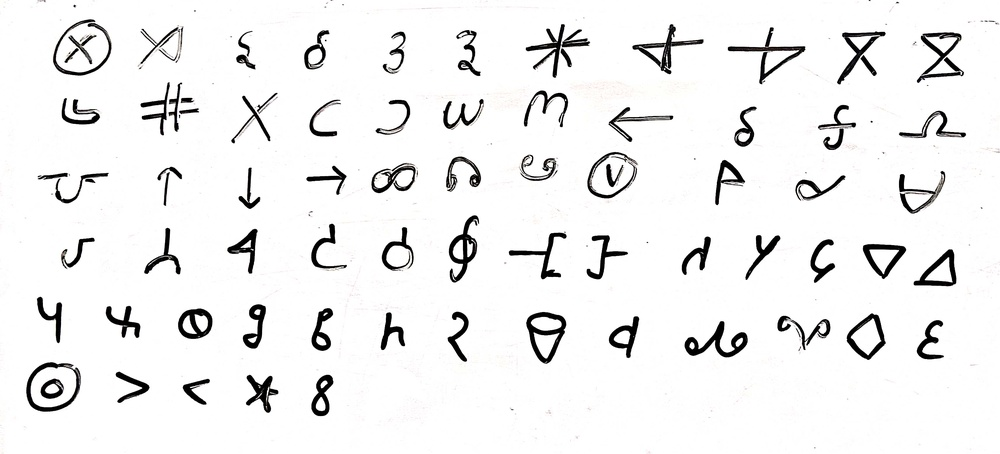
#> input picture images/alpha1.jpeg, 1000 x 454 px, shrunk from 3426 x 1554 before the run, found by its file name
$ python scratch.py
#> lines starting #> are read from the running program, lines starting #| are printed output that depends on the picture; after the words box and inside, x2 and y2 are one past the last pixel; in counts of white or black regions, pixels touching at a corner belong together
from PIL import Image
import numpy as np

# Read the JPEG image
img_path = "C:\\Users\\amans\\OneDrive\\Desktop\\stat_project\\images\\alpha1.jpeg"
img = Image.open(img_path)
#> img is the input picture: PIL image 1000x454 RGB; mean R, G, B 239.6, 239.4, 239.4

# Convert the image to grayscale
img_grey = img.convert('L')

# Convert the grayscale image to numpy array
img_array = np.array(img_grey)

# Calculate average grayscale value
avg = np.mean(img_array)
#> avg = 239.5

# Threshold for binarization
threshold = 0.9 * avg
#> threshold = 215.5

# Binarization
binary_img = np.where(img_array >= threshold, 1, 0)
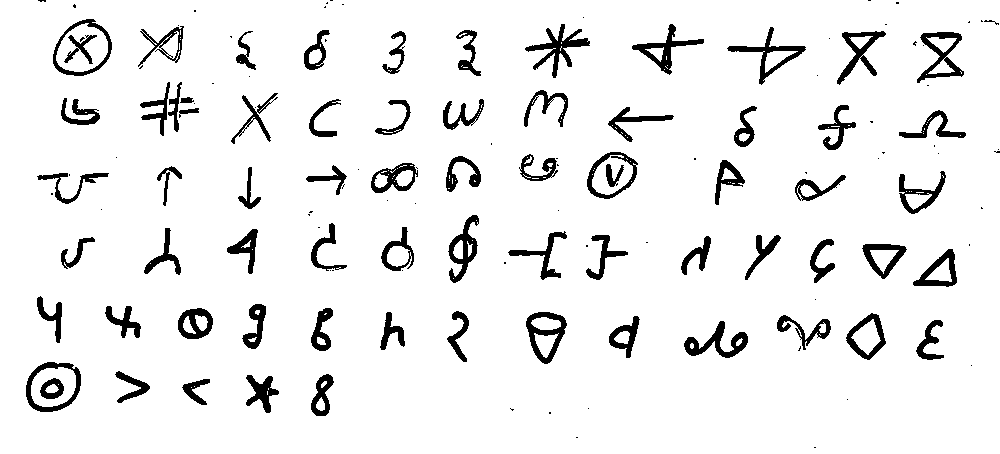
#> binary_img: shape (454, 1000) int64; values 0 (black) and 1 (white), 92.6% white; 140 black regions (69 under 20 px), largest, box (x1, y1, x2, y2) and area: (525, 24, 590, 78) 954, (684, 321, 748, 358) 846, (526, 312, 567, 364) 844

# Convert to 3-channel grayscale image
s_grey = np.zeros((img_array.shape[0], img_array.shape[1], 3), dtype=np.uint8)
for i in range(3):
    s_grey[:, :, i] = binary_img * 255  # Scale to 0-255 range

# Plot the grayscale image
Image.fromarray(s_grey).show()

$ run again, with images/clear_s.jpg copied over images/alpha1.jpeg
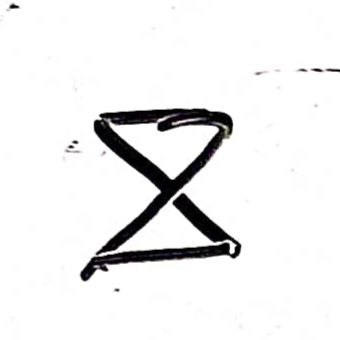
#> input picture images/clear_s.jpg, 340 x 340 px, found by its file name
#> img is the input picture: PIL image 340x340 RGB; mean R, G, B 237.2, 237, 237.2
#> avg = 237.1
#> threshold = 213.4
#> `binary_img = np.where(img_array >= threshold, 1, 0)`:
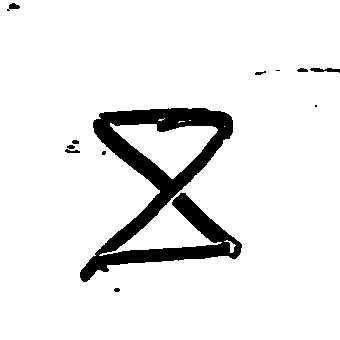
#> binary_img: shape (340, 340) int64; values 0 (black) and 1 (white), 91.8% white; 12 black regions (3 under 20 px), largest, box (x1, y1, x2, y2) and area: (80, 108, 242, 282) 9187, (310, 68, 340, 73) 95, (7, 3, 20, 11) 56
